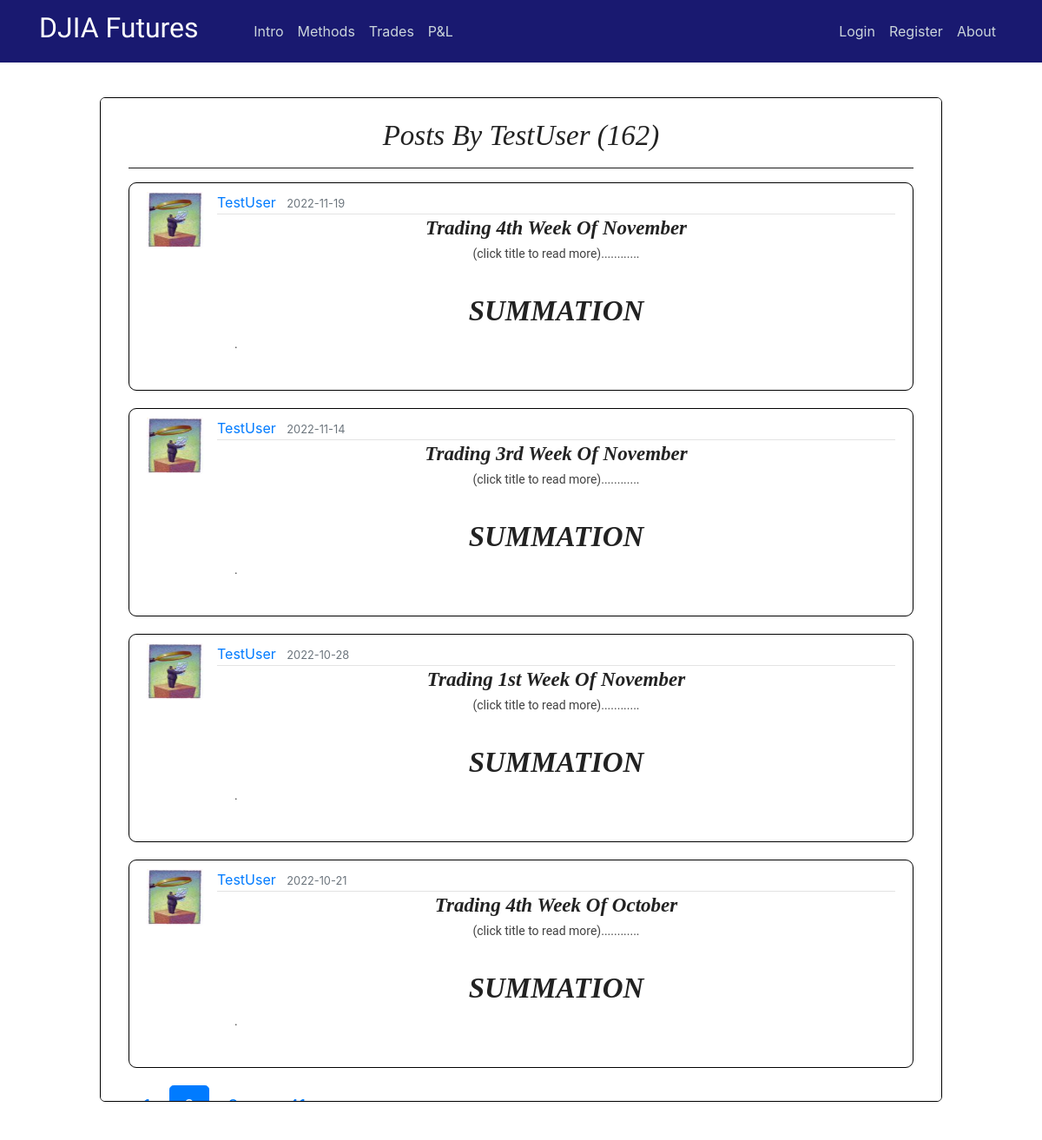
The app's page /user/TestUser?page=2 with its own data.
### flaskblog/models.py (models this page shows, shortened)
class User(db.Model, UserMixin):
    id = db.Column(db.Integer, primary_key=True)
    username = db.Column(db.String(20), unique=True, nullable=False)
    email = db.Column(db.String(120), unique=True, nullable=False)
    image_file = db.Column(db.String(20), nullable=False, default='default.jpg')
    password = db.Column(db.String(60), nullable=False)
    posts = db.relationship('Post', backref='author', lazy=True)

class Post(db.Model):
    id = db.Column(db.Integer, primary_key=True)
    title = db.Column(db.String(100), nullable=False)
    date_posted = db.Column(db.DateTime, nullable=False, default=datetime.utcnow)
    content = db.Column(db.Text, nullable=False)
    user_id = db.Column(db.Integer, db.ForeignKey('user.id'), nullable=False)
    teaser_title = db.Column(db.Text, nullable=True)
    teaser_details = db.Column(db.Text, nullable=True)
    teaser_caption = db.Column(db.Text, nullable=True)
    teaser_img = db.Column(db.Text, nullable=True)
    teaser_content = db.Column(db.Text, nullable=True)
    teaser_wkid = db.Column(db.Text, nullable=True)

### flaskblog/users/routes.py (the view)
@users.route("/user/<string:username>")
def user_posts(username):
    page = request.args.get('page', 1, type=int)
    user = User.query.filter_by(username=username).first_or_404()
    posts = Post.query.filter_by(author=user)\
        .order_by(Post.date_posted.desc())\
        .paginate(page=page, per_page=4)
    return render_template('user_posts.html', posts=posts, user=user)

### flaskblog/templates/user_posts.html
{% extends "layout.html" %}
{% block content %}
<div class="intro-page" style="height: 77vh;overflow: auto;">
  <div class="intro-inner-div" style="height:auto;background-color:white;border-radius:5px;">
    <center><br><h1 class="hero-header">Posts by {{ user.username }} ({{ posts.total }})</h1><hr></center>
    {% for post in posts.items %}
        <article class="media content-section" style="max-height:280px;">
          <img class="article-img" src="{{ url_for('static', filename='profile_pics/' + post.author.image_file) }}">
          <div class="media-body">
            <div class="article-metadata">
              <a class="mr-2" href="{{ url_for('users.user_posts', username=post.author.username) }}">{{ post.author.username }}</a>
              <small class="text-muted">{{ post.date_posted.strftime('%Y-%m-%d') }}</small>
            </div>
            <center><a href="{{ url_for('posts.post', post_id=post.id) }}"><h3 class="hero-header"><b>{{ post.title }}</b></h3></a>
            <p class="teaser-content" >(click title to read more)............</p></center>
            <p class="teaser-content" ><div style="overflow:hidden;max-height:120px;">
              {{ post.content|safe }}
            </p>
        </article>
    {% endfor %}
    {% for page_num in posts.iter_pages(left_edge=1, right_edge=1, left_current=1, right_current=2) %}
      {% if page_num %}
        {% if posts.page == page_num %}
          <a class="btn btn-primary btn-lg mb-8" href="{{ url_for('users.user_posts', username=user.username, page=page_num) }}">{{ page_num }}</a>
        {% else %}
          <a class="btn btn-primary-info btn-lg mb-8" href="{{ url_for('users.user_posts', username=user.username, page=page_num) }}">{{ page_num }}</a>
        {% endif %}
      {% else %}
        ...
      {% endif %}
    {% endfor %}
  </div>
</div>
{% endblock content %}

### flaskblog/static/main.css (style rules this page uses)
body { margin-top: 5rem; }
._backdrop { background: url(img/stocks.jpg) no-repeat center center fixed; -webkit-background-size: cover; -moz-background-size: cover; -o-background-size: cover; background-size: cover; }
.adjust-doc-border-intro { padding-right: 20px; padding-left: 20px; padding-top: 20px; padding-bottom: 20px; }
.intro-page { border-radius: 6px; border: 1px solid black; background-color: white; padding-right: 12px; padding-left: 12px; }
.intro-inner-div { height: 75vh; overflow: auto; padding-right: 20px; padding-left: 20px; }
.doc-clear { clear: both; display: block; }
hr { margin-top: 1rem; margin-bottom: 1rem; border: 0; border-top: 1px solid rgba(0, 0, 0, 0.89); }
p.teaser-content { color: #414141; font-size: 14px; font-family: 'Roboto', Arial, 'Helvetica Neue', Helvetica, sans-serif; line-height: 1.5; }
.content-section { background: #ffffff; padding: 10px 20px; border: 1px solid #000000; border-radius: 9px; margin-bottom: 20px; }
.article-img { height: 65px; width: 65px; margin-right: 16px; }
.article-metadata { padding-bottom: 1px; margin-bottom: 4px; border-bottom: 1px solid #e3e3e3 }

### flaskblog/static/study.css (style rules this page uses)
h1.hero-header { color: #222; text-transform: capitalize; font-weight: 400; font-style: italic; font-size: 28px; font-family: Baskerville, 'Baskerville Old Face', 'Hoefler Text', Garamond, 'Times New Roman', serif; }
h3.hero-header { color: #222; text-transform: capitalize; font-weight: 400; font-style: italic; font-size: 28px; font-family: Baskerville, 'Baskerville Old Face', 'Hoefler Text', Garamond, 'Times New Roman', serif; }
h3 { font-weight: 700; line-height: 1; }
@media screen and (min-width: 25rem) { h1.hero-header { font-size: 33px; } }
@media screen and (min-width: 25rem) { h3.hero-header { font-size: 23px; } }

### flaskblog/static/modal.css (style rules this page uses)
img { margin-bottom: -4px; }

### records on screen
User: username "TestUser"
Post: image_file (picture), author.username "TestUser", date_posted "2022-11-19", title "Trading 4th Week Of November", content "SUMMATION ."
Post: image_file (picture), author.username "TestUser", date_posted "2022-11-14", title "Trading 3rd Week Of November", content "SUMMATION ."
Post: image_file (picture), author.username "TestUser", date_posted "2022-10-28", title "Trading 1st Week Of November", content "SUMMATION ."
Post: image_file (picture), author.username "TestUser", date_posted "2022-10-21", title "Trading 4th Week Of October", content "SUMMATION ."

### other values on screen
{{ posts.total }} "162"
